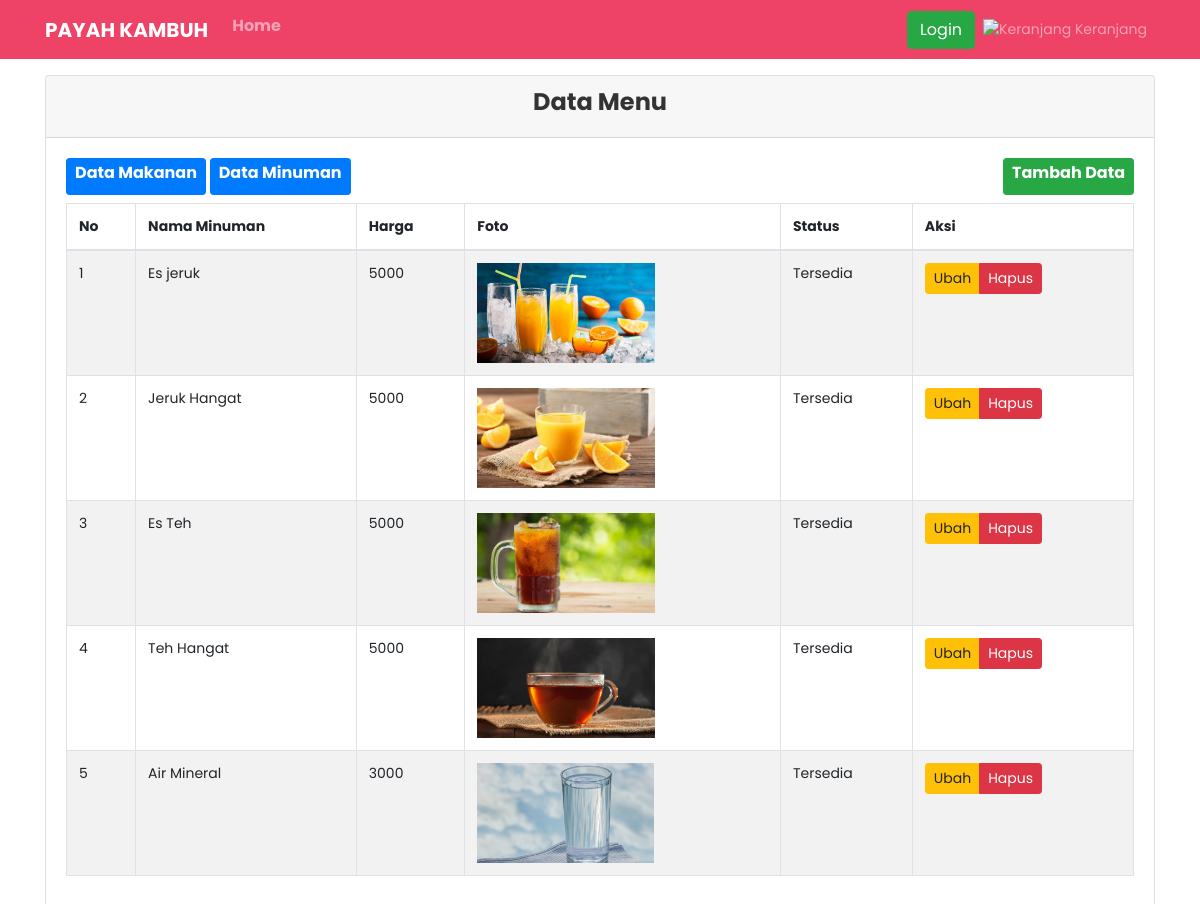
Page /dashboard/index.php?minuman on the committed database.
### tables this page shows
CREATE TABLE `tb_masakan` (
  `id_masakan` int(11) NOT NULL,
  `kategori_masakan` varchar(128) NOT NULL,
  `nama_masakan` varchar(128) NOT NULL,
  `harga_masakan` int(128) NOT NULL,
  `foto` varchar(255) NOT NULL,
  `status_masakan` int(1) NOT NULL
);

### dashboard/admin/data_minuman.php (the view, shortened to what this page needs)
<div class="container mt-3">
	<body>
		<div class="card">
			<div class="card-header">
				<h4><b>Data Menu</b></h4>
			</div>
			<div class="card-body">
				<a href="index.php?makanan"><button class="btn btn-primary btn-sm mb-2">
						<h6><b>Data Makanan</b></h6>
					</button></a>
				<a href="index.php?minuman"><button class="btn btn-primary btn-sm mb-2">
						<h6><b>Data Minuman</b></h6>
					</button></a>
				<a href="index.php?tambah_makanan"><button class="btn btn-success btn-sm mb-2 float-right">
						<h6><b>Tambah Data</b></h6>
					</button></a>
				<table class="table table-bordered table-hover table-striped" id="tabel">
					<thead>
						<tr>
							<th>No</th>
							<th>Nama Minuman</th>
							<th>Harga</th>
							<th>Foto</th>
							<th>Status</th>
							<th>Aksi</th>
						</tr>
					</thead>
					<tbody>
						<?php
						$i = 1;
						$sql = mysqli_query($kon, "SELECT * FROM tb_masakan WHERE kategori_masakan='Minuman'");
						while ($data = mysqli_fetch_array($sql)) : ?>
							<tr>
								<td><?= $i++; ?></td>
								<td><?= $data['nama_masakan'] ?></td>
								<td><?= $data['harga_masakan'] ?></td>
								<td><img src="assets/image/makanan/<?= $data['foto'] ?>" alt="makanan" height="100"></td>
								<?php
								if ($data['status_masakan'] == 1) {
									$status = "Tersedia";
								} else {
									$status = "Tidak Tersedia";
								}
								?>
								<td><?= $status; ?></td>
								<td>
									<div class="btn-group">
										<a href="index.php?ubah_makanan=<?= $data['id_masakan'] ?>" class="btn btn-sm btn-warning">Ubah</a>
										<a href="fungsi/hapusMakanan.php?id_masakan=<?= $data['id_masakan']; ?>" class="btn btn-danger btn-sm">Hapus</a>
									</div>
								</td>
							</tr>
						<?php endwhile; ?>
					</tbody>
				</table>
			</div>
		</div>
</div>

### dashboard/header.php (shortened to what this page needs)
<!doctype html>
<html lang="en">
<head>
  <link rel="stylesheet" href="https://stackpath.bootstrapcdn.com/bootstrap/4.4.1/css/bootstrap.min.css">
  <link rel="stylesheet" href="assets/css/custom.css">
  <link rel="stylesheet" type="text/css" href="https://cdn.datatables.net/v/bs4/dt-1.10.20/datatables.min.css" />
  <link rel="stylesheet" href="assets/image/logo2.png">
</head>
<body>
  <?php
  $level = $_SESSION['level'];
  ?>
  <nav class="navbar navbar-expand-lg navbar-dark" style="background-color: #EE4266;">
    <div class="container">
      <a class="navbar-brand" href="index.php?dashboard">
        <b>PAYAH KAMBUH</b>
      </a>
      <div class="collapse navbar-collapse" id="navbarSupportedContent">
        <ul class="navbar-nav mr-auto">
          <?php
          if (isset($_GET['home'])) {
            $home = "active";
          } elseif (isset($_GET['dashboard'])) {
            $dash = "active";
          } elseif (isset($_GET['laporan'])) {
            $lap = "active";
          } elseif (isset($_GET['order'])) {
            $or = "active";
          } elseif (isset($_GET['user'])) {
            $us = "active";
          } elseif (isset($_GET['makanan'])) {
            $m = "active";
          } elseif (isset($_GET['minuman'])) {
            $m = "active";
          } elseif (isset($_GET['transaksi'])) {
            $tran = "active";
          } else {
            $home = "active";
          }
          ?>
          <?php if ($level == "Admin") : ?>
            <a class="nav-link nav-item <?= $dash ?>" href="index.php?dashboard">
              <h6><b>Dashboard</b></h6><span class="sr-only"></span>
            </a>
            <div class="nav-item dropdown <?= $us ?><?= $m ?>">
              <h6 class="nav-link dropdown-toggle" href="#" id="navbarDropdownMenuLink" role="button" data-toggle="dropdown"><b>Entri Data</b></h6>
              <div class="dropdown-menu" aria-labelledby="navbarDropdownMenuLink">
                <a class="dropdown-item" href="index.php?user">Data User</a>
                <a class="dropdown-item" href="index.php?makanan">Data Menu</a>
              </div>
            </div>
            <a class="nav-link nav-item <?= $or ?>" href="index.php?order">
              <h6><b>Entri Order</b></h6><span class="sr-only">(current)</span>
            </a>
            <a class="nav-link nav-item <?= $lap ?>" href="index.php?laporan">
              <h6><b>Laporan</b></h6> <span class="sr-only">(current)</span>
            </a>
          <?php elseif ($level == "Pelanggan" || $level == "") : ?>
            <a class="nav-link nav-item <?= $home ?>" href="index.php">
              <h6><b>Home</b></h6> <span class="sr-only">(current)</span>
            </a>
          <?php endif; ?>
        </ul>
        <ul class="navbar-nav ml-auto">
          <?php if ($_SESSION['level'] == "") : ?>
            <a href="../auth/index.php" class="nav-item btn btn-success">Login</a>
          <?php endif; ?>
          <?php if ($_SESSION['level'] != "owner") : ?>
            <li class="nav-item dropdown">
              <a class="nav-link" data-toggle="modal" data-target=".bd-example-modal-xl">
                <img src="assets/image/keranjang.png" alt="Keranjang" width="30">
                <span>Keranjang</span>
              </a>
            </li>
          <?php endif ?>
        </ul>
      </div>
    </div>
  </nav>

### dashboard/index.php (shortened to what this page needs)
<?php
include 'header.php';
if (isset($_GET['registrasi'])) {
	include 'admin/registrasi.php';
} elseif (isset($_GET['user'])) {
	include 'admin/data_user.php';
} elseif (isset($_GET['makanan'])) {
	include 'admin/data_makanan.php';
} elseif (isset($_GET['minuman'])) {
	include 'admin/data_minuman.php';
} elseif (isset($_GET['tambah_makanan'])) {
	include 'admin/tambah_makanan.php';
} elseif (isset($_GET['ubah_makanan'])) {
	include 'admin/ubah_makanan.php';
} elseif (isset($_GET['ubah_user'])) {
	include 'admin/ubah_user.php';
} elseif (isset($_GET['order'])) {
	include 'admin/data_order.php';
} elseif (isset($_GET['transaksi'])) {
	include 'admin/transaksi.php';
} elseif (isset($_GET['meja'])) {
	include 'admin/transaksi.php';
} elseif (isset($_GET['dashboard'])) {
	include 'admin/dashboard.php';
} elseif (isset($_GET['laporan'])) {
	include 'admin/laporan.php';
} else {
	include 'admin/index.php';
}
include 'footer.php';

### dashboard/footer.php (shortened to what this page needs)
  </body>
</html>

### dashboard/assets/css/custom.css (style rules this page uses)
body { font-size: .875rem; font-family: 'Poppins', sans-serif; background-color: #fff; color: #333; }

### dashboard/admin/data_minuman.php (style rules this page uses)
.card-header h4 { text-align: center; }

### rows in the picture
tb_masakan: nama_masakan "Es jeruk", harga_masakan "5000", foto (picture), status_masakan "Tersedia"
tb_masakan: nama_masakan "Jeruk Hangat", harga_masakan "5000", foto (picture), status_masakan "Tersedia"
tb_masakan: nama_masakan "Es Teh", harga_masakan "5000", foto (picture), status_masakan "Tersedia"
tb_masakan: nama_masakan "Teh Hangat", harga_masakan "5000", foto (picture), status_masakan "Tersedia"
tb_masakan: nama_masakan "Air Mineral", harga_masakan "3000", foto (picture), status_masakan "Tersedia"
